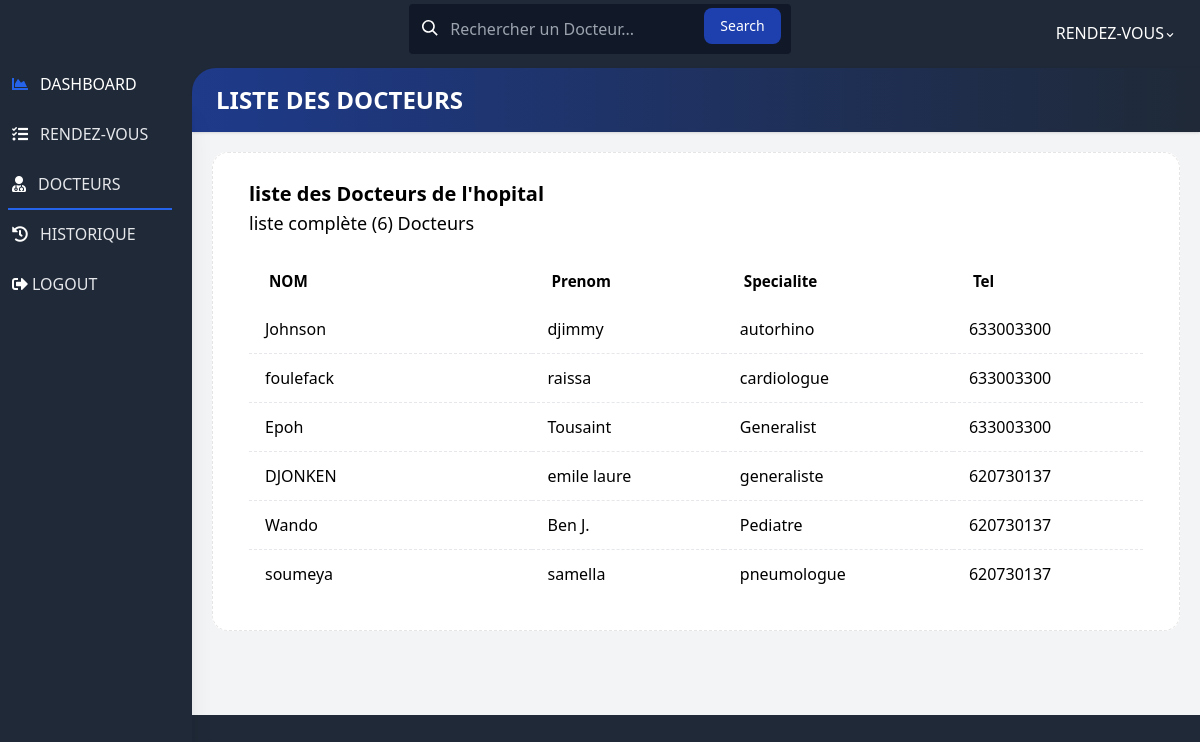
Screenshot of /rendezvous/docteurs.php (signed in) with the database file from the repository.
### tables this page shows
CREATE TABLE `docteurs` (
  `id` int(11) NOT NULL,
  `nom` varchar(30) NOT NULL,
  `prenom` varchar(30) NOT NULL,
  `tel` varchar(15) NOT NULL,
  `specialite` varchar(30) NOT NULL
);

### rendezvous/docteurs.php (the view, shortened to what this page needs)
<?php
include './../conn.php';
$sql_doc = "select * from docteurs order by specialite";
$result = mysqli_query($conn, $sql_doc);
$total_doc = mysqli_num_rows($result);
?>
<!DOCTYPE html>
<html lang="en">
<head>
    <link rel="stylesheet" href="https://use.fontawesome.com/releases/v5.3.1/css/all.css">
    <link rel="stylesheet" href="https://unpkg.com/tailwindcss@2.2.19/dist/tailwind.min.css"/>
    <script src="https://cdn.tailwindcss.com"></script>
</head>
<body class="bg-gray-800 font-sans leading-normal tracking-normal mt-12">
<header>
    <nav aria-label="menu nav" class="bg-gray-800 pt-2 md:pt-1 pb-1 px-1 mt-0 h-auto fixed w-full z-20 top-0">
        <div class="flex flex-wrap items-center">
            <div class="flex flex-1 md:w-1/3 justify-center md:justify-start text-white px-2">
                <span class="relative w-full">
                    <form action="search.php" method="post">
                        <input aria-label="search" name="word" type="search" id="search" placeholder="Rechercher un Docteur..." class="w-full bg-gray-900 text-white transition border border-transparent focus:outline-none focus:border-gray-400 rounded py-3 px-2 pl-10 appearance-none leading-normal">
                        <button type="submit" class="text-white absolute end-2.5 bottom-2.5 bg-blue-800 hover:bg-blue-700 focus:ring-4 focus:outline-none focus:ring-blue-300 font-medium rounded-lg text-sm px-4 py-2 dark:bg-blue-600 dark:hover:bg-blue-700 dark:focus:ring-blue-800">Search</button>
                    </form>
                    <div class="absolute search-icon" style="top: 1rem; left: .8rem;">
                        <svg class="fill-current pointer-events-none text-white w-4 h-4" xmlns="http://www.w3.org/2000/svg" viewBox="0 0 20 20">
                            <path d="M12.9 14.32a8 8 0 1 1 1.41-1.41l5.35 5.33-1.42 1.42-5.33-5.34zM8 14A6 6 0 1 0 8 2a6 6 0 0 0 0 12z"></path>
                        </svg>
                    </div>
                </span>
            </div>
            <div class="flex w-full pt-2 content-center justify-between md:w-1/3 md:justify-end">
                <ul class="list-reset flex justify-between flex-1 md:flex-none items-center">
                    <li class="flex-1 md:flex-none md:mr-3">
                        <div class="relative inline-block">
                            <button onclick="toggleDD('myDropdown')" class="drop-button text-white py-2 px-2"> <span class="pr-2"><i class="em em-robot_face"></i></span> RENDEZ-VOUS<svg class="h-3 fill-current inline" xmlns="http://www.w3.org/2000/svg" viewBox="0 0 20 20">
                                <path d="M9.293 12.95l.707.707L15.657 8l-1.414-1.414L10 10.828 5.757 6.586 4.343 8z" /></svg></button>
                        </div>
                    </li>
                </ul>
            </div>
        </div>
    </nav>
</header>
<main>
    <div class="flex flex-col md:flex-row">
        <nav aria-label="alternative nav">
            <div class="bg-gray-800 shadow-xl h-20 fixed bottom-0 mt-12 md:relative md:h-screen z-10 w-full md:w-48 content-center">
                <div class="md:mt-12 md:w-48 md:fixed md:left-0 md:top-0 content-center md:content-start text-left justify-between">
                    <ul class="list-reset flex flex-row md:flex-col pt-3 md:py-3 px-1 md:px-2 text-center md:text-left">
                        <li class="mr-3 flex-1">
                            <a href="./" class="block py-1 md:py-3 pl-1 align-middle text-white no-underline hover:text-white border-b-2 border-gray-800  hover:border-blue-500">
                                <i class="fas fa-chart-area pr-0 md:pr-3 text-blue-600"></i><span class="pb-1 md:pb-0 text-xs md:text-base text-white md:text-white block md:inline-block">DASHBOARD</span>
                            </a>
                        </li>
                        <li class="mr-3 flex-1">
                            <a href="./rendezvous.php" class="block py-1 md:py-3 pl-1 align-middle text-white no-underline hover:text-white border-b-2 border-gray-800 hover:border-pink-500">
                                <i class="fas fa-tasks pr-0 md:pr-3"></i><span class="pb-1 md:pb-0 text-xs md:text-base text-gray-400 md:text-gray-200 block md:inline-block">RENDEZ-VOUS</span>
                            </a>
                        </li>
                        <li class="mr-3 flex-1">
                            <a href="./docteurs.php" class="block py-1 md:py-3 pl-1 align-middle text-white no-underline hover:text-white border-b-2 border-blue-600">
                                <i class="fas fa-user-md fa-inverse pr-0 md:pr-3"></i><span class="pb-1 md:pb-0 text-xs md:text-base text-gray-400 md:text-gray-200 block md:inline-block">DOCTEURS</span>
                            </a>
                        </li>
                        <li class="mr-3 flex-1">
                            <a href="./historique.php" class="block py-1 md:py-3 pl-1 align-middle text-white no-underline hover:text-white border-b-2 border-gray-800 hover:border-yellow-500">
                                <i class="fas fa-history fa-inverse pr-0 md:pr-3"></i><span class="pb-1 md:pb-0 text-xs md:text-base text-gray-400 md:text-gray-200 block md:inline-block">HISTORIQUE</span>
                            </a>
                        </li>
                        <li class="mr-3 flex-1">
                            <a onclick="return logout();" href="./../logout.php" class="block py-1 md:py-3 pl-0 md:pl-1 align-middle text-white no-underline hover:text-white border-b-2 border-gray-800 hover:border-red-500">
                                <i class="fas fa-sign-out-alt fa-fw pr-0 md:pr-3"></i><span class="pb-1 md:pb-0 text-xs md:text-base text-gray-400 md:text-gray-200 block md:inline-block">LOGOUT</span>
                            </a>
                        </li>
                    </ul>
                </div>
            </div>
        </nav>
        <section class="w-full">
            <div id="main" class="main-content w-full flex-1 bg-gray-100 mt-12 md:mt-2 pb-24 md:pb-5">
                <div class="bg-gray-800 pt-3">
                    <div class="rounded-tl-3xl bg-gradient-to-r from-blue-900 to-gray-800 p-4 shadow text-2xl text-white">
                        <h1 class="font-bold pl-2">LISTE DES DOCTEURS</h1>
                    </div>
                </div>
                <div class="flex flex-wrap -mx-3 mb-5">
                    <div class="w-full max-w-full px-3 mb-6  mx-auto">
                        <div class="relative flex-[1_auto] flex flex-col break-words min-w-0 bg-clip-border rounded-[.95rem] bg-white m-5">
                        <div class="relative flex flex-col min-w-0 break-words border border-dashed bg-clip-border rounded-2xl border-stone-200 bg-light/30">
                            <div class="px-9 pt-5 flex justify-between items-stretch flex-wrap min-h-[70px] pb-0 bg-transparent">
                            <h3 class="flex flex-col items-start justify-center m-2 ml-0 font-medium text-xl/tight text-dark">
                                <span class="mr-3 font-semibold text-dark">liste des Docteurs de l'hopital</span>
                                <span class="mt-1 font-medium text-secondary-dark text-lg/normal">liste complète (<?=$total_doc?>) Docteurs</span>
                            </h3>
                            </div>
                            <div class="flex-auto block py-8 pt-6 px-9">
                            <div class="overflow-x-auto">
                                <table class="w-full my-0 align-middle text-dark border-neutral-200">
                                <thead class="align-bottom">
                                    <tr class="font-semibold text-[0.95rem] text-secondary-dark">
                                    <th class="text-left pl-5 pb-3 min-w-[170px]">NOM</th>
                                    <th class="text-left pl-5 pb-3 min-w-[100px]">Prenom</th>
                                    <th class="text-left pl-5 pb-3 min-w-[100px]">Specialite</th>
                                    <th class="text-left pl-5 pb-3 min-w-[100px]">Tel</th>
                                    </tr>
                                </thead>
                                <tbody>
                                    <?php while($doc = mysqli_fetch_assoc($result)){
                                    echo '<tr class="border-b border-dashed last:border-b-0">';
                                    echo '<td class="px-4 py-3 whitespace-nowrap"><a href="docteur.php?id='.$doc['id'].'">'.$doc['nom'].'</a></td>';
                                    echo '<td class="px-4 py-3 whitespace-nowrap"><a href="docteur.php?id='.$doc['id'].'">'.$doc['prenom'].'</a></td>';
                                    echo '<td class="px-4 py-3 whitespace-nowrap"><a href="docteur.php?id='.$doc['id'].'">'.$doc['specialite'] .'</a></td>';
                                    echo '<td class="px-4 py-3 whitespace-nowrap"><a href="docteur.php?id='.$doc['id'].'">'.$doc['tel'] .'</a></td>';
                                    echo '</tr>';
                                    }
                                    ?>
                                </tbody>
                                </table>
                            </div>
                            </div>
                        </div>
                        </div>
                    </div>
                </div>
            </div>
        </section>
    </div>
</main>
</body>
</html>

### rows the page displays
docteurs: nom "Johnson", prenom "djimmy", specialite "autorhino", tel "633003300"
docteurs: nom "foulefack", prenom "raissa", specialite "cardiologue", tel "633003300"
docteurs: nom "Epoh", prenom "Tousaint", specialite "Generalist", tel "633003300"
docteurs: nom "DJONKEN", prenom "emile laure", specialite "generaliste", tel "620730137"
docteurs: nom "Wando", prenom "Ben J.", specialite "Pediatre", tel "620730137"
docteurs: nom "soumeya", prenom "samella", specialite "pneumologue", tel "620730137"

### other values shown
$total_doc "6"
